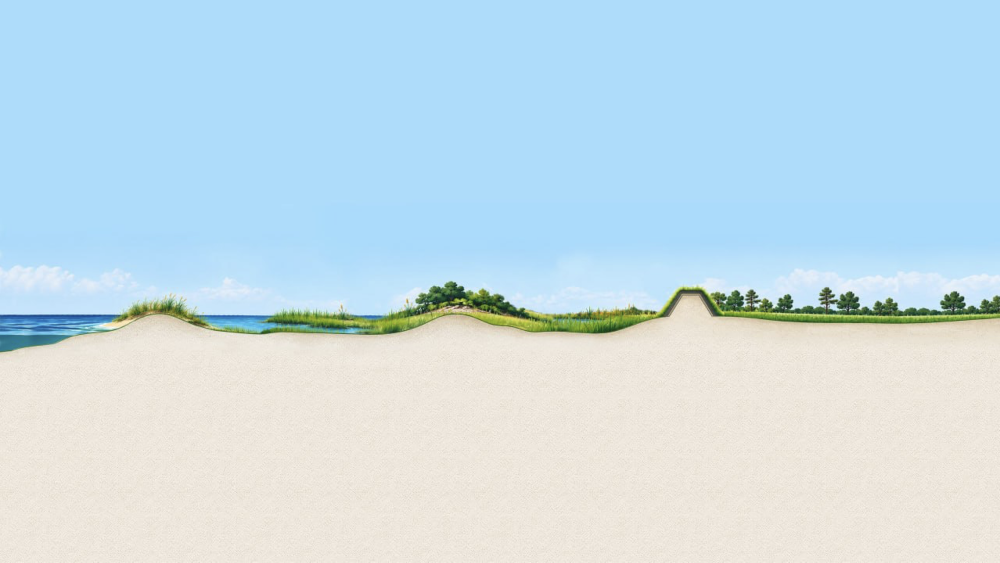
#> input picture apps/barrier-island/assets/scene/source.png, 2000 x 1125 px (shown at 1/2 size)
$ python make-scene.py
#> lines starting #> are read from the running program, lines starting #| are printed output that depends on the picture; after the words box and inside, x2 and y2 are one past the last pixel; in counts of white or black regions, pixels touching at a corner belong together
"""
Builds the Barrier Island scene variants from the painted base plate.

  python3 scripts/make-scene.py     (needs: pip install pillow numpy)

assets/scene/source.png is the artwork with every defense in place. Each
feature gets an "off" strip made by removing that feature's pixels and filling
in the sky, water or ground that would be behind it. The Levee also gets a
"medium" strip. Strips cover only their own columns, so any mix of states can
be shown by laying strips over base.jpg. Writes assets/scene/*.png and
src/lib/sceneStrips.ts.
"""
from pathlib import Path
import json
import numpy as np
from PIL import Image

ROOT = Path(__file__).resolve().parent.parent
SRC = ROOT / "assets/scene/source.png"
OUT = ROOT / "assets/scene"
Y0, Y1 = 470, 740  # rows the strips cover
HOR = 629  # first row of the sea at the horizon

a = np.array(Image.open(SRC).convert("RGB")).astype(np.float32)
H, W, _ = a.shape
#> H = 1125; W = 2000
R, G, B = a[..., 0], a[..., 1], a[..., 2]
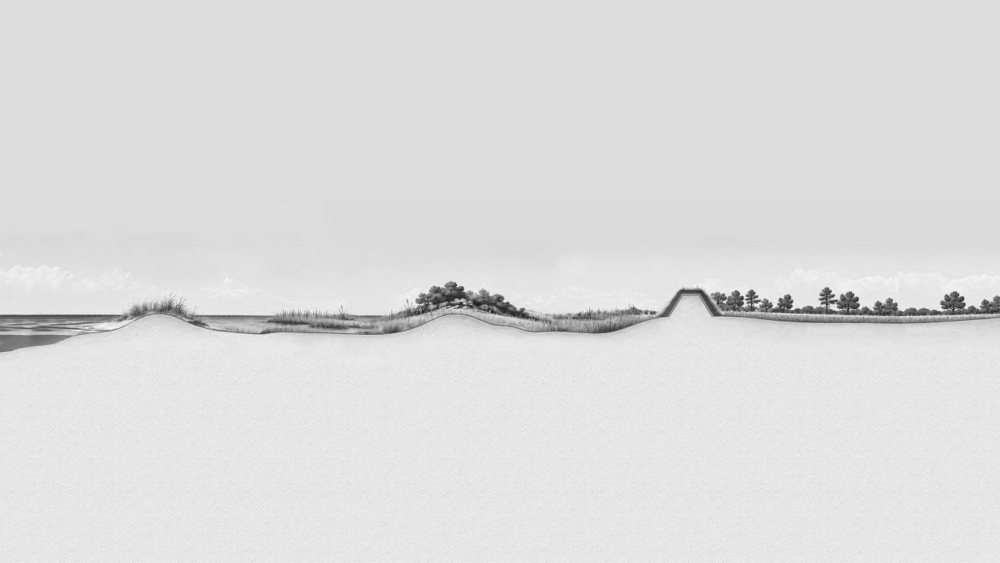
#> G: shape (1125, 2000) float32 (shown at 1/2 size); min 19, max 255, mean 221.3
rng = np.random.default_rng(7)

# ---- masks ------------------------------------------------------------------
mx, mn = a.max(axis=2), a.min(axis=2)
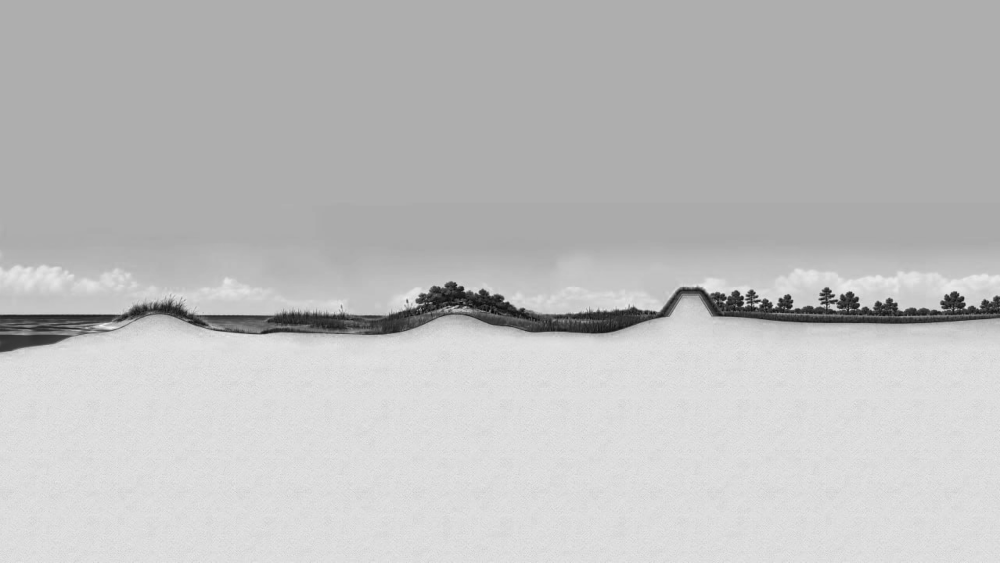
#> mn: shape (1125, 2000) float32 (shown at 1/2 size); min 0, max 250, mean 190.8
neutral_dark = ((mx - mn) < 28) & (mx < 150)
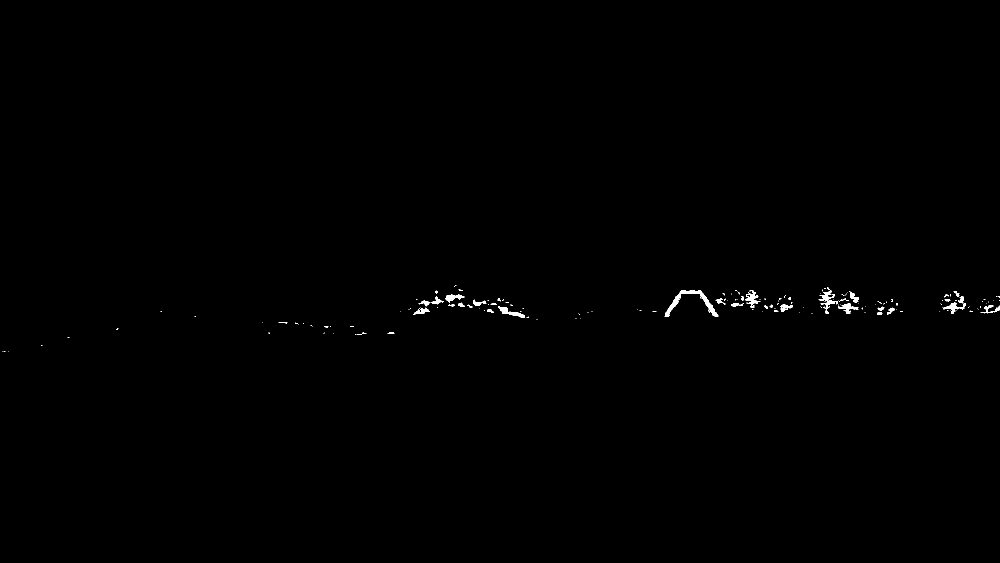
#> neutral_dark: shape (1125, 2000) bool (shown at 1/2 size); 0.28% white; 161 white regions (123 under 20 px), largest, box (x1, y1, x2, y2) and area: (1329, 581, 1437, 634) 1114, (1637, 580, 1677, 619) 474, (996, 612, 1050, 635) 410
halo = ((G - B) > -20) & (R < 200) & (R > 100)  # antialiased fringe around vegetation
#> halo: shape (1125, 2000) bool; 1.9% white; 394 white regions (338 under 20 px), largest, box (x1, y1, x2, y2) and area: (0, 554, 2000, 706) 38793, (1351, 556, 1401, 566) 248, (901, 596, 945, 610) 248
land = ((R - B) >= 8) | ((G - B) >= 6) | neutral_dark | halo  # vegetation, sand, stone
#> land: shape (1125, 2000) bool; 45.4% white; 287 white regions (239 under 20 px), largest, box (x1, y1, x2, y2) and area: (0, 554, 2000, 1125) 1017819, (1351, 556, 1401, 566) 248, (1050, 587, 1077, 595) 101


def dilate(m, r):
#> called with r = 3
    out = m.copy()
    for dy in range(-r, r + 1):
        for dx in range(-r, r + 1):
            out |= np.roll(np.roll(m, dy, 0), dx, 1)
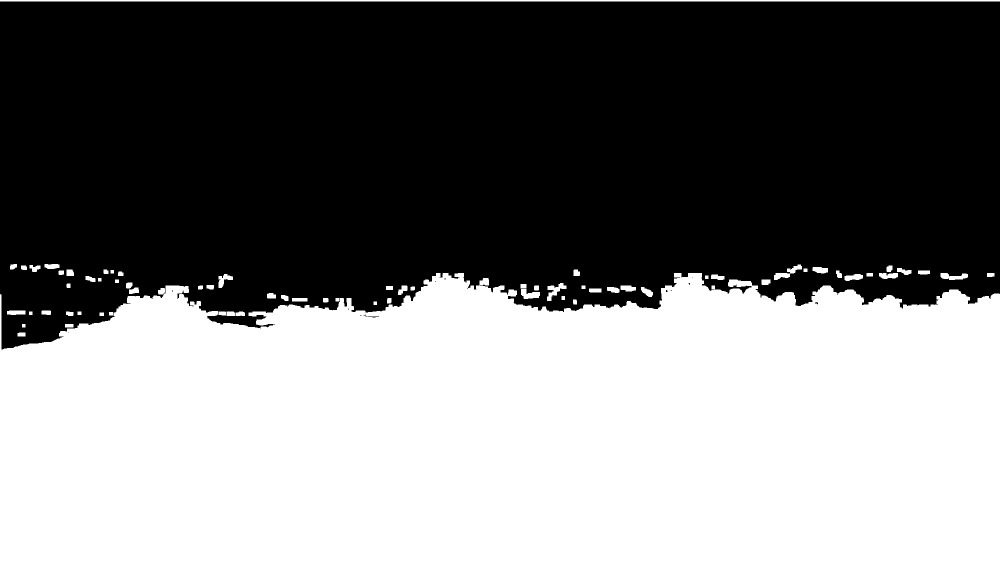
#> out: shape (1125, 2000) bool (shown at 1/2 size); 46.9% white; 70 white regions, largest, box (x1, y1, x2, y2) and area: (0, 546, 2000, 1125) 1038866, (0, 0, 2000, 3) 6000, (1548, 529, 1604, 560) 603
    return out


land_d = dilate(land, 3)
sand = ((R - B) >= 12) & (R >= 205) & (G >= 195)
#> sand: shape (1125, 2000) bool; 41.9% white; 166 white regions (158 under 20 px), largest, box (x1, y1, x2, y2) and area: (0, 592, 2000, 1125) 940702, (204, 637, 272, 656) 483, (991, 631, 1039, 643) 188

# ---- ground surface (top of the sand body) -----------------------------------
s = np.zeros(W)
#> s = 2000 values from 0 to 0
for x in range(W):
    y = 520
    while y < 780 and not sand[y : y + 12, x].all():
        y += 1
    s[x] = y


def smooth(v, k):
#> called with v = array of shape (2000,), k = 21
    pad = np.pad(v, k // 2, mode="edge")
    return np.array([np.median(pad[i : i + k]) for i in range(len(v))])


s_med = np.convolve(np.pad(smooth(s, 21), 4, mode="edge"), np.ones(9) / 9, mode="valid")

# ---- background plates (taken from the painting itself) -----------------------
sky_like = (B > R + 30) & (B > G + 10) & (R > 150)
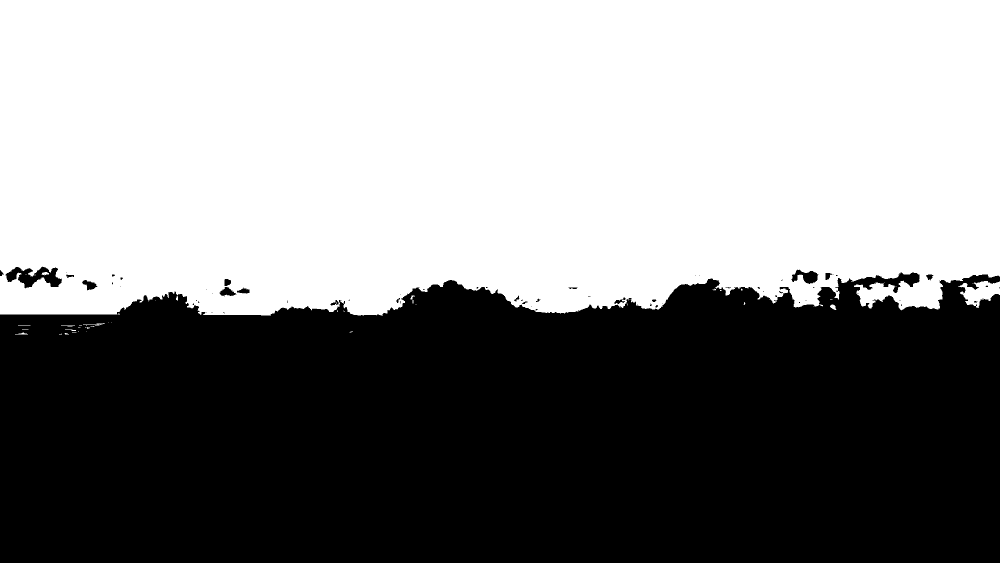
#> sky_like: shape (1125, 2000) bool (shown at 1/2 size); 53.4% white; 75 black regions (56 under 20 px), largest, box (x1, y1, x2, y2) and area: (0, 545, 2000, 1125) 1042514, (11, 533, 124, 577) 2557, (1583, 539, 1637, 568) 853
water_like = (B > R + 60) & (R < 140)
#> water_like: shape (1125, 2000) bool; 0.63% white; 13 white regions (5 under 20 px), largest, box (x1, y1, x2, y2) and area: (0, 629, 233, 702) 10351, (407, 630, 556, 663) 3172, (710, 630, 766, 638) 272


def row_plate(mask, x0, x1, rows):
    """Per-row median color of `mask` pixels in columns x0..x1."""
#> called with x0 = 10, x1 = 130
    out = {}
    last = None
    for y in rows:
        m = mask[y, x0:x1]
        if m.sum() >= 6:
            last = np.median(a[y, x0:x1][m], axis=0)
        out[y] = last
#> this loop made 131 passes
#> last on passes 1 to 12: [103, 138.5, 181.5], [60, 99, 151], [29, 70.5, 131], [34, 77, 143.5], [38, 86, 155], [45, 98.5, 169], [47, 102, 171], [48, 104, 172], [46, 102, 166], [63, 125, 187], [74, 139, 201], [60.5, 125, 190.5]
#> after the loop, out = 131 items
    first = next(v for v in out.values() if v is not None)
#> first = [103, 138.5, 181.5]
    return {y: (v if v is not None else first) for y, v in out.items()}


ROWS = range(Y0 - 40, Y1 + 20)
sky_by_region = {}


def sky_plate(x0, x1):
    key = (x0, x1)
    if key not in sky_by_region:
        sky_by_region[key] = row_plate(sky_like, max(x0 - 300, 0), min(x1 + 300, W), ROWS)
    return sky_by_region[key]


water_left = row_plate(water_like, 10, 130, range(HOR, Y1 + 20))
#> water_left = 131 items
water_right = row_plate(water_like, 440, 760, range(HOR, Y1 + 20))
#> the loop in row_plate (call 2), `for y in rows:` made 131 passes
#> last on passes 2 to 13: [127, 171, 214], [78, 126, 179], [54, 107, 167], [50, 106, 171], [57, 119, 181], [59.5, 124.5, 183.5], [63, 131.5, 187], [66, 139, 195], [72, 147, 202], [77, 155, 208], [83, 164, 212], [86, 166, 212]
#> water_right = 131 items


def noise(shape, sigma=1.1):
    return rng.normal(0, sigma, shape)


def ripple(y, x):
    """Gentle horizontal variation so filled-in water doesn't look banded."""
    return 8.0 * np.sin(x / 47.0 + y * 1.7) + 5.0 * np.sin(x / 15.0 - y * 0.9) + 3.0 * np.sin(x / 7.0 + y * 2.3)


# ---- grass fringe for land edges ---------------------------------------------
def fringe(out, n, x0, x1, w, seed, thick=11):
    r = np.random.default_rng(seed)
    base = r.random(W)
    for x in range(x0, x1):
        h = int(round(thick * (0.55 + 0.7 * np.convolve(base, np.ones(3) / 3, "same")[x])))
        yn = int(round(n[x]))
        for dy in range(h):
            t = dy / max(h - 1, 1)
            col = np.array([92, 134, 50]) * (1 - t) + np.array([168, 204, 84]) * t
            col = col + r.normal(0, 6)
            alpha = w[x] * (0.55 if dy == h - 1 else 1.0)
            y = yn - 1 - dy
            out[y, x] = out[y, x] * (1 - alpha) + col * alpha
        for dy in (0, 1):  # dark rim where grass meets sand
            y = yn + dy
            out[y, x] = out[y, x] * (1 - w[x]) + np.array([86, 116, 52]) * w[x]


# ---- variant builder ------------------------------------------------------------
def weights(x0, x1, fl, fr):
    w = np.ones(W)
    for x in range(x0, x1):
        if fl and x < x0 + fl:
            w[x] = (x - x0) / fl
        if fr and x >= x1 - fr:
            w[x] = min(w[x], (x1 - 1 - x) / fr)
    return w


def build(x0, x1, n, plate, w, mask=land_d, land_edge=False, seed=1):
    out = a.copy()
    for x in range(x0, x1):
        ny = int(round(n[x]))
        ys = np.arange(Y0 - 40, ny)
        m = mask[ys, x]
        yy = ys[m]
        if len(yy):
            new = np.stack([plate(y, x) for y in yy]) + noise((len(yy), 3))
            out[yy, x] = out[yy, x] * (1 - w[x]) + new * w[x]
    if land_edge:
        fringe(out, n, x0, x1, w, seed)
    return out


def sky_or_water(x0, x1, water="right"):
    sky = sky_plate(x0, x1)

    def plate(y, x):
        if y < HOR:
            return sky[y]
        if water == "sky":
            return sky[HOR - 1]
        if water == "blend":
            t = np.clip((x - 200) / 280, 0, 1)
            return water_left[y] * (1 - t) + water_right[y] * t + ripple(y, x)
        return water_right[y] + ripple(y, x)

    return plate


def lerp_line(x0, x1, y0, y1):
#> called with x0 = 192, x1 = 528, y0 = 667.1, y1 = 669.7
    n = np.zeros(W)
#> n = 2000 values from 0 to 0
    for x in range(W):
        n[x] = y0 + (y1 - y0) * np.clip((x - x0) / (x1 - x0), 0, 1)
#> after the loop, n = 2000 values from 667.1 to 669.7
    return n


variants = {}

# Barrier island: the dune is gone; sea washes over a low sandbar.
x0, x1 = 192, 528
n = np.maximum(lerp_line(x0, x1, s_med[x0], s_med[x1]), s_med)
variants["barrier-off"] = (x0, x1, build(x0, x1, n, sky_or_water(x0, x1, "blend"), weights(x0, x1, 40, 0)))
#> in sky_or_water, `sky = sky_plate(x0, x1)`: sky = 330 items
#> the loop in build, `for x in range(x0, x1):` made 336 passes

# Marsh landbridge: the grass is gone and open water covers the flats.
x0, x1 = 528, 752
n = s_med + 6
variants["marsh-off"] = (x0, x1, build(x0, x1, n, sky_or_water(x0, x1), weights(x0, x1, 0, 0)))

# Natural ridge: hump and trees removed, low flat ground left.
x0, x1 = 752, 1128
n = np.maximum(lerp_line(x0 + 16, x1 - 16, s_med[x0 + 16] - 8, s_med[x1 - 16] - 8), s_med - 0)
n = np.minimum(n, 676)
w = weights(x0, x1, 0, 40)
variants["ridge-off"] = (
    x0, x1,
    build(x0, x1, n, sky_or_water(x0, x1, "sky"), w, land_edge=True, seed=3),
)

# Levee: none, and a medium one squashed to about half its height. The region
# runs past the levee to take the tree it half-hides, so no fragment is left.
x0, x1 = 1296, 1460
base_y = lerp_line(x0, x1, s_med[1288], s_med[1470])
lw = weights(x0, x1, 24, 12)
none_img = build(x0, x1, base_y, sky_or_water(x0, x1, "sky"), lw, land_edge=True, seed=5)
variants["levee-none"] = (x0, x1, none_img)

med = none_img.copy()
k = 0.55
for x in range(x0, x1):
    by = int(round(base_y[x]))
    if not land[by - 4, x] or by - 4 < 0:
        pass
    for y in range(by - 70, by):
        ys = int(round(by - (by - y) / k))
        if 0 <= ys < H and land_d[ys, x] and ys < by - 1 and lw[x] > 0.99:
            med[y, x] = a[ys, x]
    # levee body continues straight into the sand: no grass rim across its base
    if lw[x] > 0.99 and land_d[by - 3, x] and x < 1440:
        med[by - 1 : by + 3, x] = a[by - 1 : by + 3, x]
variants["levee-medium"] = (x0, x1, med)

# ---- write ----------------------------------------------------------------------
Image.fromarray(a.astype(np.uint8)).save(OUT / "base.jpg", quality=92, subsampling=0)
manifest = {}
for name, (vx0, vx1, img) in variants.items():
    crop = np.clip(img[Y0:Y1, vx0:vx1], 0, 255).astype(np.uint8)
    Image.fromarray(crop).save(OUT / f"{name}.png", optimize=True)
    manifest[name] = {"x": vx0, "y": Y0, "w": vx1 - vx0, "h": Y1 - Y0}
#> this loop made 5 passes
#> (name, vx0, vx1) on passes 1 to 5: ('barrier-off', 192, 528), ('marsh-off', 528, 752), ('ridge-off', 752, 1128), ('levee-none', 1296, 1460), ('levee-medium', 1296, 1460)
#> pass 1, `crop = np.clip(img[Y0:Y1, vx0:vx1], 0, 255).astype(np.uint8)`:
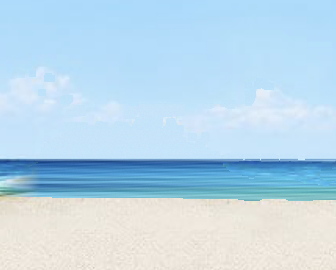
#> crop: shape (270, 336, 3); mean R, G, B 187.4, 216, 234
#> after the loop:
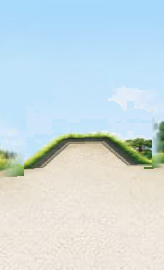
#> crop: shape (270, 164, 3); mean R, G, B 203.4, 219.9, 223.8

ts = ["// Generated by scripts/make-scene.py. Do not edit.", "",
      "export const SCENE_W = %d;" % W, "export const SCENE_H = %d;" % H, "",
      "export const sceneStrips = {"]
for name, m in manifest.items():
    key = name.replace("-", "_")
    ts.append(f'  {key}: {{ src: require("../../assets/scene/{name}.png"), x: {m["x"]}, y: {m["y"]}, w: {m["w"]}, h: {m["h"]} }},')
#> this loop made 5 passes
#> (name, m) on passes 1 to 5: ('barrier-off', {'x': 192, 'y': 470, 'w': 336, 'h': 270}), ('marsh-off', {'x': 528, 'y': 470, 'w': 224, 'h': 270}), ('ridge-off', {'x': 752, 'y': 470, 'w': 376, 'h': 270}), ('levee-none', {'x': 1296, 'y': 470, 'w': 164, 'h': 270}), ('levee-medium', {'x': 1296, 'y': 470, 'w': 164, 'h': 270})
ts.append("} as const;")
(ROOT / "src/lib/sceneStrips.ts").write_text("\n".join(ts) + "\n")
print(json.dumps(manifest))
#> (printed output is left out)
